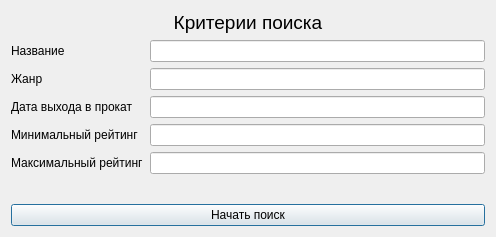
<?xml version="1.0" encoding="UTF-8"?>
<ui version="4.0">
 <class>ComplexSearchWindow</class>
 <widget class="QDialog" name="ComplexSearchWindow">
  <property name="geometry">
   <rect>
    <x>0</x>
    <y>0</y>
    <width>496</width>
    <height>237</height>
   </rect>
  </property>
  <property name="windowTitle">
   <string>Dialog</string>
  </property>
  <layout class="QVBoxLayout" name="verticalLayout">
   <item>
    <widget class="QLabel" name="label">
     <property name="font">
      <font>
       <pointsize>14</pointsize>
      </font>
     </property>
     <property name="text">
      <string>Критерии поиска</string>
     </property>
     <property name="alignment">
      <set>Qt::AlignCenter</set>
     </property>
    </widget>
   </item>
   <item>
    <layout class="QFormLayout" name="formLayout">
     <item row="0" column="0">
      <widget class="QLabel" name="label_2">
       <property name="text">
        <string>Название</string>
       </property>
      </widget>
     </item>
     <item row="1" column="0">
      <widget class="QLabel" name="label_3">
       <property name="text">
        <string>Жанр</string>
       </property>
      </widget>
     </item>
     <item row="2" column="0">
      <widget class="QLabel" name="label_4">
       <property name="text">
        <string>Дата выхода в прокат</string>
       </property>
      </widget>
     </item>
     <item row="3" column="0">
      <widget class="QLabel" name="label_5">
       <property name="text">
        <string>Минимальный рейтинг</string>
       </property>
      </widget>
     </item>
     <item row="4" column="0">
      <widget class="QLabel" name="label_6">
       <property name="text">
        <string>Максимальный рейтинг</string>
       </property>
      </widget>
     </item>
     <item row="0" column="1">
      <widget class="QLineEdit" name="title"/>
     </item>
     <item row="1" column="1">
      <widget class="QLineEdit" name="genre"/>
     </item>
     <item row="2" column="1">
      <widget class="QLineEdit" name="date"/>
     </item>
     <item row="3" column="1">
      <widget class="QLineEdit" name="min_rating"/>
     </item>
     <item row="4" column="1">
      <widget class="QLineEdit" name="max_rating"/>
     </item>
    </layout>
   </item>
   <item>
    <spacer name="verticalSpacer">
     <property name="orientation">
      <enum>Qt::Vertical</enum>
     </property>
     <property name="sizeHint" stdset="0">
      <size>
       <width>20</width>
       <height>20</height>
      </size>
     </property>
    </spacer>
   </item>
   <item>
    <widget class="QPushButton" name="startButton">
     <property name="text">
      <string>Начать поиск</string>
     </property>
    </widget>
   </item>
  </layout>
 </widget>
 <resources/>
 <connections/>
</ui>
